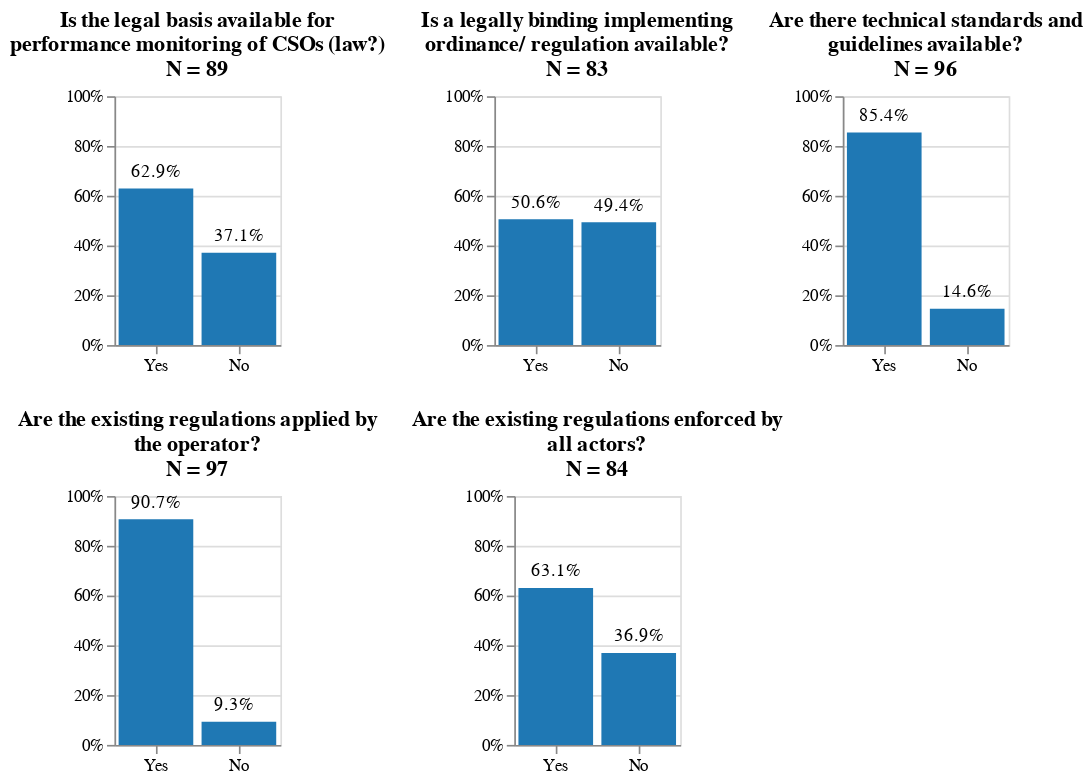

The notebook cell this image was saved under:
### Markdown cell above
# 6 Governance

TSguide
REGapply
REGenf

Is the legal basis available for performance monitoring of CSOs (law?) 
Is a legally binding implementing ordinance/ regulation available?
Are there technical standards and guidelines available?
Are the existing regulations applied by the operator?
Are the existing regulations are enforced by all actors?

### Code cell
# Define the list of codes and their respective titles
codes_and_titles = {
    "CSOlaw": "Is the legal basis available for performance monitoring of CSOs (law?) ",
    "impREG": "Is a legally binding implementing ordinance/ regulation available?",
    "TSguide": "Are there technical standards and guidelines available?",
    "REGapply": "Are the existing regulations applied by the operator?",
    "REGenf": "Are the existing regulations enforced by all actors?"
}

# Define the answer order for sorting
answers_sort = ["Yes", "No"]

# Iterate through each code and generate a chart
charts = []

for code, title_text in codes_and_titles.items():
    # Wrapping the title for readability
    title_wrapped = wrap(title_text, width=40)

    # Filter the dataframe for non-null values in the current code column
    source_df = survey_df[~survey_df[code].isna()]

    # Calculate the number of responses for the title
    nlabel = f"N = {source_df.shape[0]}"

    # Generate percent_df using your custom function (ensure get_percent_df is defined)
    percent_df = get_percent_df(source_df, code)

    # Append N label to the title
    full_title = title_wrapped + [nlabel]

    # Define the x-axis encoding for the current code
    coden = code + ":N"

    # Create the bar chart
    bars = alt.Chart(percent_df, title=full_title).mark_bar(color='#1f78b4').encode(
        x=alt.X(coden, scale=alt.Scale()).axis(labelLimit=500, title='', labelAngle=0).sort(answers_sort),
        y=alt.Y("percent:Q", scale=alt.Scale(domain=[0, 1])).axis(format='%', title=''),
        color=alt.Color(legend=None)
    ).properties(
        width=100,
        height=150  # Adjust chart height if needed
    )

    # Add percentage labels to the bars
    text = bars.mark_text(align='left', dx=-15, dy=-10).encode(
        x=alt.X(coden).sort(answers_sort),
        color=alt.Color(legend=None),
        text=alt.Text('labels')
    )

    # Combine bars and text into a single chart
    chart = (bars + text).resolve_scale(color='independent')

    # Append the chart to the list
    charts.append(chart)

# Concatenate all charts horizontally
final_chart = alt.vconcat(alt.hconcat(*charts[0:3]), alt.hconcat(*charts[3:]))

final_chart.save(plots_dir.joinpath('6_Governance.svg'))
final_chart

### Figure 1 — Vega-Lite specification as saved in the notebook (floating-point values rounded to 4 significant figures)
{"config": {"view": {"continuousWidth": 300, "continuousHeight": 300}}, "vconcat": [{"hconcat": [{"layer": [{"mark": {"type": "bar", "color": "#1f78b4"}, "encoding": {"color": {"legend": null}, "x": {"axis": {"labelLimit": 500, "title": "", "labelAngle": 0}, "field": "CSOlaw", "scale": {}, "sort": ["Yes", "No"], "type": "nominal"}, "y": {"axis": {"format": "%", "title": ""}, "field": "percent", "scale": {"domain": [0, 1]}, "type": "quantitative"}}, "title": ["Is the legal basis available for", "performance monitoring of CSOs (law?) ", "N = 89"]}, {"mark": {"type": "text", "align": "left", "dx": -15, "dy": -10}, "encoding": {"color": {"legend": null}, "text": {"field": "labels", "type": "nominal"}, "x": {"field": "CSOlaw", "sort": ["Yes", "No"], "type": "nominal"}, "y": {"axis": {"format": "%", "title": ""}, "field": "percent", "scale": {"domain": [0, 1]}, "type": "quantitative"}}, "title": ["Is the legal basis available for", "performance monitoring of CSOs (law?) ", "N = 89"]}], "data": {"name": "data-40d34aa3a5acce50ea3bc3ae1b57faff"}, "height": 150, "resolve": {"scale": {"color": "independent"}}, "width": 100}, {"layer": [{"mark": {"type": "bar", "color": "#1f78b4"}, "encoding": {"color": {"legend": null}, "x": {"axis": {"labelLimit": 500, "title": "", "labelAngle": 0}, "field": "impREG", "scale": {}, "sort": ["Yes", "No"], "type": "nominal"}, "y": {"axis": {"format": "%", "title": ""}, "field": "percent", "scale": {"domain": [0, 1]}, "type": "quantitative"}}, "title": ["Is a legally binding implementing", "ordinance/ regulation available?", "N = 83"]}, {"mark": {"type": "text", "align": "left", "dx": -15, "dy": -10}, "encoding": {"color": {"legend": null}, "text": {"field": "labels", "type": "nominal"}, "x": {"field": "impREG", "sort": ["Yes", "No"], "type": "nominal"}, "y": {"axis": {"format": "%", "title": ""}, "field": "percent", "scale": {"domain": [0, 1]}, "type": "quantitative"}}, "title": ["Is a legally binding implementing", "ordinance/ regulation available?", "N = 83"]}], "data": {"name": "data-30920a48ff8b834004cc9c120a5a00b9"}, "height": 150, "resolve": {"scale": {"color": "independent"}}, "width": 100}, {"layer": [{"mark": {"type": "bar", "color": "#1f78b4"}, "encoding": {"color": {"legend": null}, "x": {"axis": {"labelLimit": 500, "title": "", "labelAngle": 0}, "field": "TSguide", "scale": {}, "sort": ["Yes", "No"], "type": "nominal"}, "y": {"axis": {"format": "%", "title": ""}, "field": "percent", "scale": {"domain": [0, 1]}, "type": "quantitative"}}, "title": ["Are there technical standards and", "guidelines available?", "N = 96"]}, {"mark": {"type": "text", "align": "left", "dx": -15, "dy": -10}, "encoding": {"color": {"legend": null}, "text": {"field": "labels", "type": "nominal"}, "x": {"field": "TSguide", "sort": ["Yes", "No"], "type": "nominal"}, "y": {"axis": {"format": "%", "title": ""}, "field": "percent", "scale": {"domain": [0, 1]}, "type": "quantitative"}}, "title": ["Are there technical standards and", "guidelines available?", "N = 96"]}], "data": {"name": "data-e932bd15fa9e5fe64136913095c0393a"}, "height": 150, "resolve": {"scale": {"color": "independent"}}, "width": 100}]}, {"hconcat": [{"layer": [{"mark": {"type": "bar", "color": "#1f78b4"}, "encoding": {"color": {"legend": null}, "x": {"axis": {"labelLimit": 500, "title": "", "labelAngle": 0}, "field": "REGapply", "scale": {}, "sort": ["Yes", "No"], "type": "nominal"}, "y": {"axis": {"format": "%", "title": ""}, "field": "percent", "scale": {"domain": [0, 1]}, "type": "quantitative"}}, "title": ["Are the existing regulations applied by", "the operator?", "N = 97"]}, {"mark": {"type": "text", "align": "left", "dx": -15, "dy": -10}, "encoding": {"color": {"legend": null}, "text": {"field": "labels", "type": "nominal"}, "x": {"field": "REGapply", "sort": ["Yes", "No"], "type": "nominal"}, "y": {"axis": {"format": "%", "title": ""}, "field": "percent", "scale": {"domain": [0, 1]}, "type": "quantitative"}}, "title": ["Are the existing regulations applied by", "the operator?", "N = 97"]}], "data": {"name": "data-b40f08f1b868bc8b9dfb848992ae4228"}, "height": 150, "resolve": {"scale": {"color": "independent"}}, "width": 100}, {"layer": [{"mark": {"type": "bar", "color": "#1f78b4"}, "encoding": {"color": {"legend": null}, "x": {"axis": {"labelLimit": 500, "title": "", "labelAngle": 0}, "field": "REGenf", "scale": {}, "sort": ["Yes", "No"], "type": "nominal"}, "y": {"axis": {"format": "%", "title": ""}, "field": "percent", "scale": {"domain": [0, 1]}, "type": "quantitative"}}, "title": ["Are the existing regulations enforced by", "all actors?", "N = 84"]}, {"mark": {"type": "text", "align": "left", "dx": -15, "dy": -10}, "encoding": {"color": {"legend": null}, "text": {"field": "labels", "type": "nominal"}, "x": {"field": "REGenf", "sort": ["Yes", "No"], "type": "nominal"}, "y": {"axis": {"format": "%", "title": ""}, "field": "percent", "scale": {"domain": [0, 1]}, "type": "quantitative"}}, "title": ["Are the existing regulations enforced by", "all actors?", "N = 84"]}], "data": {"name": "data-b7ca839e025f86c6f83a5e6c5cf0aa67"}, "height": 150, "resolve": {"scale": {"color": "independent"}}, "width": 100}]}], "$schema": "https://vega.github.io/schema/vega-lite/v5.20.1.json", "datasets": {"data-40d34aa3a5acce50ea3bc3ae1b57faff": [{"CSOlaw": "No", "percent": 0.3708, "labels": "37.1%"}, {"CSOlaw": "Yes", "percent": 0.6292, "labels": "62.9%"}], "data-30920a48ff8b834004cc9c120a5a00b9": [{"impREG": "No", "percent": 0.494, "labels": "49.4%"}, {"impREG": "Yes", "percent": 0.506, "labels": "50.6%"}], "data-e932bd15fa9e5fe64136913095c0393a": [{"TSguide": "No", "percent": 0.1458, "labels": "14.6%"}, {"TSguide": "Yes", "percent": 0.8542, "labels": "85.4%"}], "data-b40f08f1b868bc8b9dfb848992ae4228": [{"REGapply": "No", "percent": 0.09278, "labels": "9.3%"}, {"REGapply": "Yes", "percent": 0.9072, "labels": "90.7%"}], "data-b7ca839e025f86c6f83a5e6c5cf0aa67": [{"REGenf": "No", "percent": 0.369, "labels": "36.9%"}, {"REGenf": "Yes", "percent": 0.631, "labels": "63.1%"}]}}
